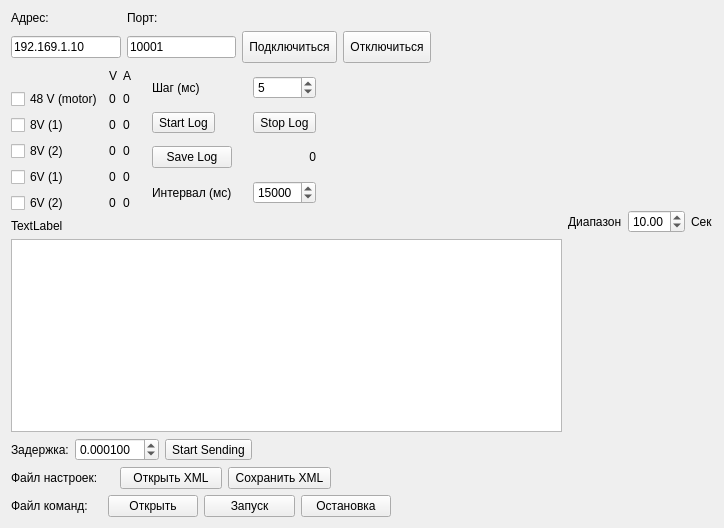
<?xml version="1.0" encoding="UTF-8"?>
<ui version="4.0">
 <class>Widget</class>
 <widget class="QWidget" name="Widget">
  <property name="geometry">
   <rect>
    <x>0</x>
    <y>0</y>
    <width>724</width>
    <height>528</height>
   </rect>
  </property>
  <property name="windowTitle">
   <string>AR-600E Controller</string>
  </property>
  <layout class="QGridLayout" name="gridLayout_5">
   <item row="0" column="6" rowspan="3">
    <layout class="QGridLayout" name="gridLayout_3">
     <item row="0" column="0">
      <widget class="QCustomPlot" name="Plot" native="true">
       <property name="sizePolicy">
        <sizepolicy hsizetype="Expanding" vsizetype="Expanding">
         <horstretch>0</horstretch>
         <verstretch>0</verstretch>
        </sizepolicy>
       </property>
       <property name="baseSize">
        <size>
         <width>0</width>
         <height>0</height>
        </size>
       </property>
      </widget>
     </item>
     <item row="1" column="0">
      <layout class="QHBoxLayout" name="horizontalLayout">
       <item>
        <widget class="QLabel" name="label_4">
         <property name="sizePolicy">
          <sizepolicy hsizetype="Fixed" vsizetype="Preferred">
           <horstretch>0</horstretch>
           <verstretch>0</verstretch>
          </sizepolicy>
         </property>
         <property name="text">
          <string>Диапазон</string>
         </property>
        </widget>
       </item>
       <item>
        <widget class="QDoubleSpinBox" name="doubleSpinBox">
         <property name="sizePolicy">
          <sizepolicy hsizetype="Maximum" vsizetype="Fixed">
           <horstretch>0</horstretch>
           <verstretch>0</verstretch>
          </sizepolicy>
         </property>
         <property name="value">
          <double>10.000000000000000</double>
         </property>
        </widget>
       </item>
       <item>
        <widget class="QLabel" name="label_5">
         <property name="sizePolicy">
          <sizepolicy hsizetype="Fixed" vsizetype="Preferred">
           <horstretch>0</horstretch>
           <verstretch>0</verstretch>
          </sizepolicy>
         </property>
         <property name="text">
          <string>Сек</string>
         </property>
        </widget>
       </item>
      </layout>
     </item>
    </layout>
   </item>
   <item row="0" column="5">
    <spacer name="horizontalSpacer_5">
     <property name="orientation">
      <enum>Qt::Horizontal</enum>
     </property>
     <property name="sizeHint" stdset="0">
      <size>
       <width>138</width>
       <height>20</height>
      </size>
     </property>
    </spacer>
   </item>
   <item row="2" column="0">
    <widget class="QLabel" name="label_8">
     <property name="text">
      <string>TextLabel</string>
     </property>
    </widget>
   </item>
   <item row="1" column="3" colspan="3">
    <spacer name="horizontalSpacer">
     <property name="orientation">
      <enum>Qt::Horizontal</enum>
     </property>
     <property name="sizeHint" stdset="0">
      <size>
       <width>145</width>
       <height>20</height>
      </size>
     </property>
    </spacer>
   </item>
   <item row="1" column="1" colspan="2">
    <layout class="QGridLayout" name="gridLayout_4">
     <item row="0" column="1">
      <widget class="QSpinBox" name="spinBoxLog">
       <property name="maximum">
        <number>10000</number>
       </property>
       <property name="value">
        <number>5</number>
       </property>
      </widget>
     </item>
     <item row="3" column="0">
      <widget class="QLabel" name="label_10">
       <property name="text">
        <string>Интервал (мс)</string>
       </property>
      </widget>
     </item>
     <item row="3" column="1">
      <widget class="QSpinBox" name="spinLogEndTime">
       <property name="maximum">
        <number>40000</number>
       </property>
       <property name="value">
        <number>15000</number>
       </property>
      </widget>
     </item>
     <item row="1" column="0">
      <widget class="QToolButton" name="ButtonStartLog">
       <property name="sizePolicy">
        <sizepolicy hsizetype="Maximum" vsizetype="Maximum">
         <horstretch>0</horstretch>
         <verstretch>0</verstretch>
        </sizepolicy>
       </property>
       <property name="text">
        <string>Start Log</string>
       </property>
      </widget>
     </item>
     <item row="1" column="1">
      <widget class="QToolButton" name="ButtonStopLog">
       <property name="sizePolicy">
        <sizepolicy hsizetype="Maximum" vsizetype="Maximum">
         <horstretch>0</horstretch>
         <verstretch>0</verstretch>
        </sizepolicy>
       </property>
       <property name="text">
        <string>Stop Log</string>
       </property>
      </widget>
     </item>
     <item row="2" column="0">
      <widget class="QPushButton" name="ButtonSaveLog">
       <property name="sizePolicy">
        <sizepolicy hsizetype="Maximum" vsizetype="Maximum">
         <horstretch>0</horstretch>
         <verstretch>0</verstretch>
        </sizepolicy>
       </property>
       <property name="text">
        <string>Save Log</string>
       </property>
      </widget>
     </item>
     <item row="2" column="1">
      <widget class="QLabel" name="labelLogCTime">
       <property name="text">
        <string>0</string>
       </property>
       <property name="alignment">
        <set>Qt::AlignRight|Qt::AlignTrailing|Qt::AlignVCenter</set>
       </property>
      </widget>
     </item>
     <item row="0" column="0">
      <widget class="QLabel" name="label_9">
       <property name="text">
        <string>Шаг (мс)</string>
       </property>
      </widget>
     </item>
    </layout>
   </item>
   <item row="0" column="0" colspan="5">
    <layout class="QGridLayout" name="gridLayout_2">
     <item row="0" column="0">
      <widget class="QLabel" name="label">
       <property name="text">
        <string>Адрес:</string>
       </property>
      </widget>
     </item>
     <item row="1" column="0">
      <widget class="QLineEdit" name="hostLineEdit">
       <property name="text">
        <string>192.169.1.10</string>
       </property>
      </widget>
     </item>
     <item row="1" column="1">
      <widget class="QLineEdit" name="portLineEdit">
       <property name="text">
        <string>10001</string>
       </property>
      </widget>
     </item>
     <item row="1" column="2">
      <widget class="QToolButton" name="connectToolButton">
       <property name="minimumSize">
        <size>
         <width>0</width>
         <height>32</height>
        </size>
       </property>
       <property name="text">
        <string>Подключиться</string>
       </property>
      </widget>
     </item>
     <item row="1" column="3">
      <widget class="QToolButton" name="disconectToolButton">
       <property name="minimumSize">
        <size>
         <width>0</width>
         <height>32</height>
        </size>
       </property>
       <property name="text">
        <string>Отключиться</string>
       </property>
      </widget>
     </item>
     <item row="0" column="1">
      <widget class="QLabel" name="label_2">
       <property name="text">
        <string>Порт:</string>
       </property>
      </widget>
     </item>
    </layout>
   </item>
   <item row="1" column="0">
    <layout class="QGridLayout" name="gridLayout">
     <item row="0" column="1">
      <widget class="QLabel" name="label_14">
       <property name="text">
        <string>V</string>
       </property>
      </widget>
     </item>
     <item row="0" column="2">
      <widget class="QLabel" name="label_15">
       <property name="text">
        <string>A</string>
       </property>
      </widget>
     </item>
     <item row="1" column="0">
      <widget class="QCheckBox" name="checkBox48V">
       <property name="text">
        <string>48 V (motor)</string>
       </property>
      </widget>
     </item>
     <item row="1" column="1">
      <widget class="QLabel" name="label_48V">
       <property name="text">
        <string>0</string>
       </property>
      </widget>
     </item>
     <item row="1" column="2">
      <widget class="QLabel" name="label_48A">
       <property name="text">
        <string>0</string>
       </property>
      </widget>
     </item>
     <item row="2" column="0">
      <widget class="QCheckBox" name="checkBox8V1">
       <property name="text">
        <string>8V (1)</string>
       </property>
      </widget>
     </item>
     <item row="2" column="1">
      <widget class="QLabel" name="label_81V">
       <property name="text">
        <string>0</string>
       </property>
      </widget>
     </item>
     <item row="2" column="2">
      <widget class="QLabel" name="label_81A">
       <property name="text">
        <string>0</string>
       </property>
      </widget>
     </item>
     <item row="3" column="0">
      <widget class="QCheckBox" name="checkBox8V2">
       <property name="text">
        <string>8V (2)</string>
       </property>
      </widget>
     </item>
     <item row="3" column="1">
      <widget class="QLabel" name="label_82V">
       <property name="text">
        <string>0</string>
       </property>
      </widget>
     </item>
     <item row="3" column="2">
      <widget class="QLabel" name="label_82A">
       <property name="text">
        <string>0</string>
       </property>
      </widget>
     </item>
     <item row="4" column="0">
      <widget class="QCheckBox" name="checkBox6V1">
       <property name="text">
        <string>6V (1)</string>
       </property>
      </widget>
     </item>
     <item row="4" column="1">
      <widget class="QLabel" name="label_61V">
       <property name="text">
        <string>0</string>
       </property>
      </widget>
     </item>
     <item row="4" column="2">
      <widget class="QLabel" name="label_61A">
       <property name="text">
        <string>0</string>
       </property>
      </widget>
     </item>
     <item row="5" column="0">
      <widget class="QCheckBox" name="checkBox6V2">
       <property name="text">
        <string>6V (2)</string>
       </property>
      </widget>
     </item>
     <item row="5" column="1">
      <widget class="QLabel" name="label_62V">
       <property name="text">
        <string>0</string>
       </property>
      </widget>
     </item>
     <item row="5" column="2">
      <widget class="QLabel" name="label_62A">
       <property name="text">
        <string>0</string>
       </property>
      </widget>
     </item>
    </layout>
   </item>
   <item row="6" column="4" colspan="3">
    <spacer name="horizontalSpacer_4">
     <property name="orientation">
      <enum>Qt::Horizontal</enum>
     </property>
     <property name="sizeHint" stdset="0">
      <size>
       <width>386</width>
       <height>22</height>
      </size>
     </property>
    </spacer>
   </item>
   <item row="6" column="0" colspan="4">
    <layout class="QHBoxLayout" name="horizontalLayout_4">
     <item>
      <widget class="QLabel" name="label_7">
       <property name="text">
        <string>Файл команд:</string>
       </property>
      </widget>
     </item>
     <item>
      <widget class="QPushButton" name="pButtonCFOpen">
       <property name="text">
        <string>Открыть</string>
       </property>
      </widget>
     </item>
     <item>
      <widget class="QPushButton" name="pButtonFCPlay">
       <property name="text">
        <string>Запуск</string>
       </property>
      </widget>
     </item>
     <item>
      <widget class="QPushButton" name="pButtonFCStop">
       <property name="text">
        <string>Остановка</string>
       </property>
      </widget>
     </item>
    </layout>
   </item>
   <item row="5" column="3" colspan="4">
    <spacer name="horizontalSpacer_3">
     <property name="orientation">
      <enum>Qt::Horizontal</enum>
     </property>
     <property name="sizeHint" stdset="0">
      <size>
       <width>386</width>
       <height>20</height>
      </size>
     </property>
    </spacer>
   </item>
   <item row="3" column="6">
    <layout class="QHBoxLayout" name="DriverControlLayout">
     <property name="sizeConstraint">
      <enum>QLayout::SetFixedSize</enum>
     </property>
    </layout>
   </item>
   <item row="4" column="2" colspan="5">
    <spacer name="horizontalSpacer_2">
     <property name="orientation">
      <enum>Qt::Horizontal</enum>
     </property>
     <property name="sizeHint" stdset="0">
      <size>
       <width>477</width>
       <height>20</height>
      </size>
     </property>
    </spacer>
   </item>
   <item row="5" column="0" colspan="3">
    <layout class="QHBoxLayout" name="horizontalLayout_3">
     <item>
      <widget class="QLabel" name="label_6">
       <property name="text">
        <string>Файл настроек:</string>
       </property>
      </widget>
     </item>
     <item>
      <widget class="QPushButton" name="pButtonOpenXML">
       <property name="text">
        <string>Открыть XML</string>
       </property>
      </widget>
     </item>
     <item>
      <widget class="QPushButton" name="pButtonSaveXML">
       <property name="text">
        <string>Сохранить XML</string>
       </property>
      </widget>
     </item>
    </layout>
   </item>
   <item row="4" column="0" colspan="2">
    <layout class="QHBoxLayout" name="horizontalLayout_2">
     <item>
      <widget class="QLabel" name="label_3">
       <property name="text">
        <string>Задержка:</string>
       </property>
      </widget>
     </item>
     <item>
      <widget class="QDoubleSpinBox" name="timeOutSpinBox">
       <property name="decimals">
        <number>6</number>
       </property>
       <property name="maximum">
        <double>10.000000000000000</double>
       </property>
       <property name="singleStep">
        <double>0.001000000000000</double>
       </property>
       <property name="value">
        <double>0.000100000000000</double>
       </property>
      </widget>
     </item>
     <item>
      <widget class="QToolButton" name="toolButtonStartSending">
       <property name="text">
        <string>Start Sending</string>
       </property>
      </widget>
     </item>
    </layout>
   </item>
   <item row="3" column="0" colspan="6">
    <widget class="QTableView" name="ChannelTableView">
     <property name="minimumSize">
      <size>
       <width>0</width>
       <height>0</height>
      </size>
     </property>
     <property name="palette">
      <palette>
       <active>
        <colorrole role="Highlight">
         <brush brushstyle="SolidPattern">
          <color alpha="100">
           <red>30</red>
           <green>144</green>
           <blue>255</blue>
          </color>
         </brush>
        </colorrole>
        <colorrole role="HighlightedText">
         <brush brushstyle="SolidPattern">
          <color alpha="255">
           <red>0</red>
           <green>0</green>
           <blue>0</blue>
          </color>
         </brush>
        </colorrole>
        <colorrole role="Link">
         <brush brushstyle="SolidPattern">
          <color alpha="255">
           <red>0</red>
           <green>0</green>
           <blue>255</blue>
          </color>
         </brush>
        </colorrole>
       </active>
       <inactive>
        <colorrole role="Highlight">
         <brush brushstyle="SolidPattern">
          <color alpha="100">
           <red>30</red>
           <green>144</green>
           <blue>255</blue>
          </color>
         </brush>
        </colorrole>
        <colorrole role="HighlightedText">
         <brush brushstyle="SolidPattern">
          <color alpha="255">
           <red>0</red>
           <green>0</green>
           <blue>0</blue>
          </color>
         </brush>
        </colorrole>
        <colorrole role="Link">
         <brush brushstyle="SolidPattern">
          <color alpha="255">
           <red>0</red>
           <green>0</green>
           <blue>255</blue>
          </color>
         </brush>
        </colorrole>
       </inactive>
       <disabled>
        <colorrole role="Highlight">
         <brush brushstyle="SolidPattern">
          <color alpha="100">
           <red>30</red>
           <green>144</green>
           <blue>255</blue>
          </color>
         </brush>
        </colorrole>
        <colorrole role="HighlightedText">
         <brush brushstyle="SolidPattern">
          <color alpha="255">
           <red>0</red>
           <green>0</green>
           <blue>0</blue>
          </color>
         </brush>
        </colorrole>
        <colorrole role="Link">
         <brush brushstyle="SolidPattern">
          <color alpha="255">
           <red>0</red>
           <green>0</green>
           <blue>255</blue>
          </color>
         </brush>
        </colorrole>
       </disabled>
      </palette>
     </property>
     <property name="styleSheet">
      <string notr="true">selection-color: black; selection-background-color: rgba(30, 144, 255, 100);</string>
     </property>
     <property name="sizeAdjustPolicy">
      <enum>QAbstractScrollArea::AdjustIgnored</enum>
     </property>
     <property name="alternatingRowColors">
      <bool>false</bool>
     </property>
     <property name="selectionBehavior">
      <enum>QAbstractItemView::SelectRows</enum>
     </property>
     <attribute name="horizontalHeaderCascadingSectionResizes">
      <bool>false</bool>
     </attribute>
     <attribute name="horizontalHeaderDefaultSectionSize">
      <number>70</number>
     </attribute>
     <attribute name="horizontalHeaderHighlightSections">
      <bool>false</bool>
     </attribute>
    </widget>
   </item>
  </layout>
  <zorder>ChannelTableView</zorder>
  <zorder>label_8</zorder>
  <zorder></zorder>
  <zorder>horizontalSpacer</zorder>
  <zorder>horizontalSpacer_2</zorder>
  <zorder>horizontalSpacer_3</zorder>
  <zorder>horizontalSpacer_4</zorder>
  <zorder>horizontalSpacer_5</zorder>
 </widget>
 <layoutdefault spacing="6" margin="11"/>
 <customwidgets>
  <customwidget>
   <class>QCustomPlot</class>
   <extends>QWidget</extends>
   <header>qcustomplot.h</header>
   <container>1</container>
  </customwidget>
 </customwidgets>
 <resources/>
 <connections>
  <connection>
   <sender>connectToolButton</sender>
   <signal>clicked()</signal>
   <receiver>Widget</receiver>
   <slot>Connect()</slot>
   <hints>
    <hint type="sourcelabel">
     <x>331</x>
     <y>39</y>
    </hint>
    <hint type="destinationlabel">
     <x>230</x>
     <y>33</y>
    </hint>
   </hints>
  </connection>
  <connection>
   <sender>disconectToolButton</sender>
   <signal>clicked()</signal>
   <receiver>Widget</receiver>
   <slot>Disconnect()</slot>
   <hints>
    <hint type="sourcelabel">
     <x>396</x>
     <y>39</y>
    </hint>
    <hint type="destinationlabel">
     <x>230</x>
     <y>33</y>
    </hint>
   </hints>
  </connection>
  <connection>
   <sender>toolButtonStartSending</sender>
   <signal>clicked()</signal>
   <receiver>Widget</receiver>
   <slot>StartSending()</slot>
   <hints>
    <hint type="sourcelabel">
     <x>75</x>
     <y>215</y>
    </hint>
    <hint type="destinationlabel">
     <x>249</x>
     <y>123</y>
    </hint>
   </hints>
  </connection>
  <connection>
   <sender>checkBox48V</sender>
   <signal>clicked(bool)</signal>
   <receiver>Widget</receiver>
   <slot>On48Slot(bool)</slot>
   <hints>
    <hint type="sourcelabel">
     <x>53</x>
     <y>90</y>
    </hint>
    <hint type="destinationlabel">
     <x>249</x>
     <y>123</y>
    </hint>
   </hints>
  </connection>
  <connection>
   <sender>checkBox8V1</sender>
   <signal>clicked(bool)</signal>
   <receiver>Widget</receiver>
   <slot>On8V1Slot(bool)</slot>
   <hints>
    <hint type="sourcelabel">
     <x>53</x>
     <y>129</y>
    </hint>
    <hint type="destinationlabel">
     <x>249</x>
     <y>123</y>
    </hint>
   </hints>
  </connection>
  <connection>
   <sender>checkBox8V2</sender>
   <signal>clicked(bool)</signal>
   <receiver>Widget</receiver>
   <slot>On8V2Slot(bool)</slot>
   <hints>
    <hint type="sourcelabel">
     <x>53</x>
     <y>152</y>
    </hint>
    <hint type="destinationlabel">
     <x>249</x>
     <y>123</y>
    </hint>
   </hints>
  </connection>
  <connection>
   <sender>checkBox6V1</sender>
   <signal>clicked(bool)</signal>
   <receiver>Widget</receiver>
   <slot>On6V1Slot(bool)</slot>
   <hints>
    <hint type="sourcelabel">
     <x>53</x>
     <y>175</y>
    </hint>
    <hint type="destinationlabel">
     <x>249</x>
     <y>123</y>
    </hint>
   </hints>
  </connection>
  <connection>
   <sender>checkBox6V2</sender>
   <signal>clicked(bool)</signal>
   <receiver>Widget</receiver>
   <slot>On6V2Slot(bool)</slot>
   <hints>
    <hint type="sourcelabel">
     <x>53</x>
     <y>198</y>
    </hint>
    <hint type="destinationlabel">
     <x>249</x>
     <y>123</y>
    </hint>
   </hints>
  </connection>
  <connection>
   <sender>doubleSpinBox</sender>
   <signal>valueChanged(double)</signal>
   <receiver>Widget</receiver>
   <slot>SetLenght(double)</slot>
   <hints>
    <hint type="sourcelabel">
     <x>259</x>
     <y>428</y>
    </hint>
    <hint type="destinationlabel">
     <x>265</x>
     <y>464</y>
    </hint>
   </hints>
  </connection>
 </connections>
 <slots>
  <slot>Connect()</slot>
  <slot>Disconnect()</slot>
  <slot>StartSending()</slot>
  <slot>On48Slot(bool)</slot>
  <slot>On8V1Slot(bool)</slot>
  <slot>On8V2Slot(bool)</slot>
  <slot>On6V1Slot(bool)</slot>
  <slot>On6V2Slot(bool)</slot>
  <slot>AddRow()</slot>
  <slot>SetLenght(double)</slot>
 </slots>
</ui>
